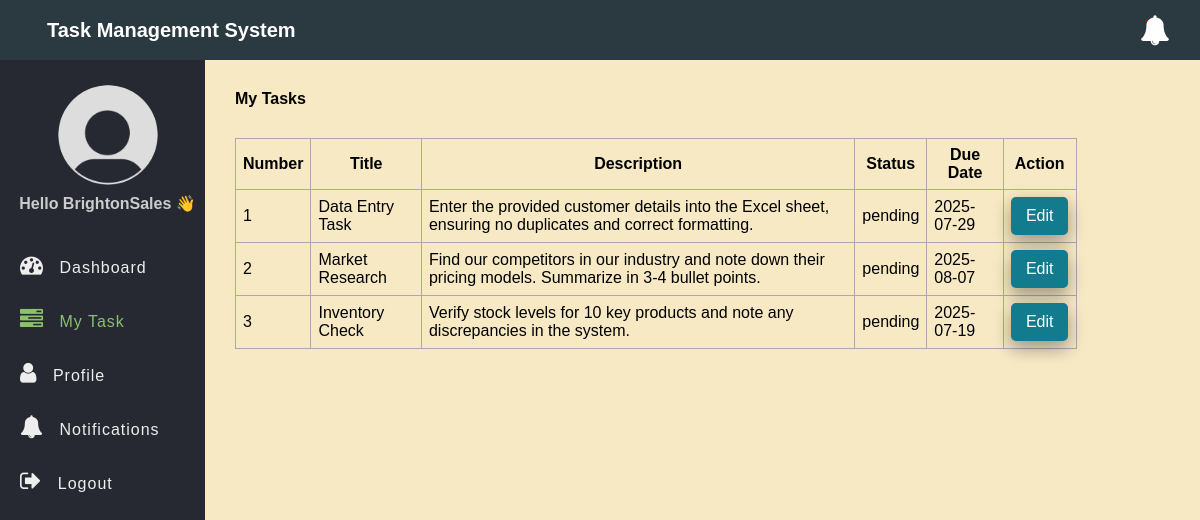
The app's page /my_task.php (signed in), older data.
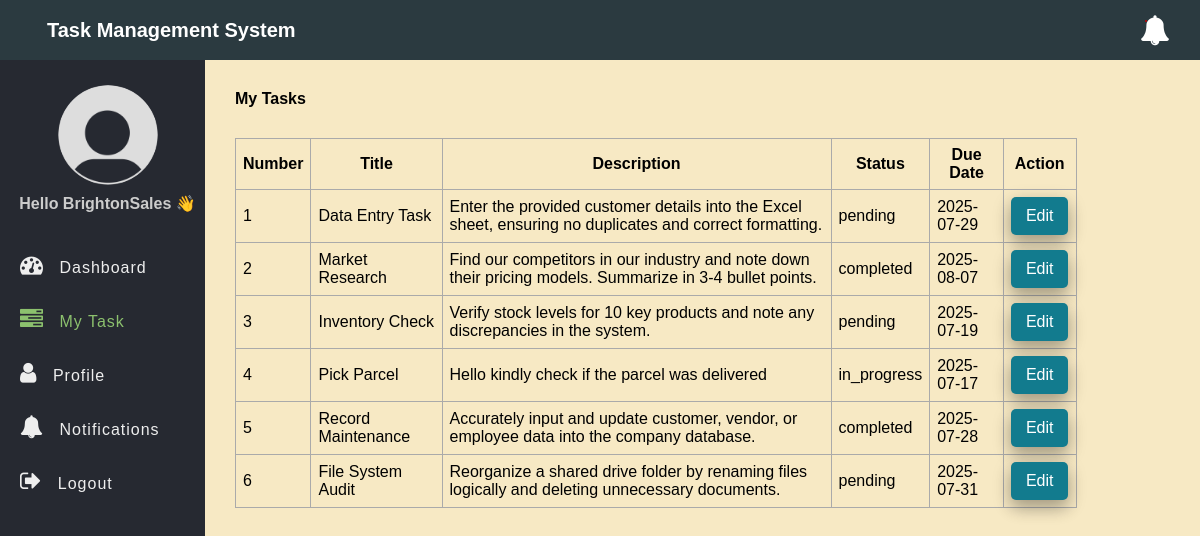
The same page, newer data.
### tables this page shows
CREATE TABLE `tasks` (
  `id` int(11) NOT NULL,
  `title` varchar(100) NOT NULL,
  `description` text DEFAULT NULL,
  `assigned_to` int(11) DEFAULT NULL,
  `due_date` date DEFAULT NULL,
  `status` enum('pending','in_progress','completed') DEFAULT 'pending',
  `created_at` timestamp NOT NULL DEFAULT current_timestamp()
);

### app/Model/Task.php (called while the page is built, shortened)
<?php
function get_all_tasks_by_id($conn, $id){
	$sql = "SELECT * FROM tasks WHERE assigned_to=?";
	$stmt = $conn->prepare($sql);
	$stmt->execute([$id]);
	if($stmt->rowCount() > 0){
		$tasks = $stmt->fetchAll();
	}else $tasks = 0;
	return $tasks;
}

### my_task.php (the view, shortened to what this page needs)
<?php
if (isset($_SESSION['role']) && isset($_SESSION['id'])) {
    include "DB_connection.php";
    include "app/Model/Task.php";
    include "app/Model/User.php";
    $tasks = get_all_tasks_by_id($conn, $_SESSION['id']);
 ?>
<!DOCTYPE html>
<html>
<head>
	<link rel="stylesheet" href="https://stackpath.bootstrapcdn.com/font-awesome/4.7.0/css/font-awesome.min.css">
	<link rel="stylesheet" href="css/style.css">
</head>
<body>
	<?php include "inc/header.php" ?>
	<div class="body">
		<?php include "inc/nav.php" ?>
		<section class="section-1">
			<h4 class="title">My Tasks</h4>
			<?php if ($tasks != 0) { ?>
			<table class="main-table">
				<tr>
					<th>Number</th>
					<th>Title</th>
					<th>Description</th>
					<th>Status</th>
					<th>Due Date</th>
					<th>Action</th>
				</tr>
				<?php $i=0; foreach ($tasks as $task) { ?>
				<tr>
					<td><?=++$i?></td>
					<td><?=$task['title']?></td>
					<td><?=$task['description']?></td>
					<td><?=$task['status']?></td>
	            <td><?=$task['due_date']?></td>
					<td>
						<a href="edit-task-employee.php?id=<?=$task['id']?>" class="edit-btn">Edit</a>
					</td>
				</tr>
			   <?php	} ?>
			</table>
		<?php }else { ?>
			<h3>Empty</h3>
		<?php  }?>
		</section>
	</div>
</body>
</html>
<?php }else{
   $em = "First login";
   header("Location: login.php?error=$em");
   exit();
}
 ?>

Row changes from the older to the newer data that the page shows:
changed tasks "Market Research": status "pending" → "completed"
added tasks: title "Pick Parcel", description "Hello kindly check if the parcel was delivered", status "in_progress", due_date "2025-07-17"
added tasks: title "Record Maintenance", description "Accurately input and update customer, vendor, or employee data into the company database.", status "completed", due_date "2025-07-28"
added tasks: title "File System Audit", description "Reorganize a shared drive folder by renaming files logically and deleting unnecessary documents.", status "pending", due_date "2025-07-31"
